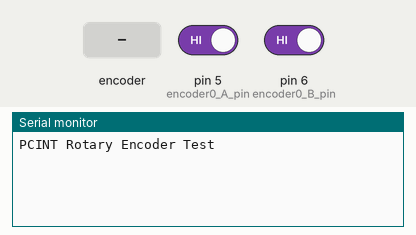
This sketch was run on a simulated Arduino Uno, built with avr-gcc and run on an emulated ATmega328P. Shown: the last lines printed to the serial monitor. The test bench sets the inputs (shaded band); at power-on: pin 5 (encoder0_A_pin) HIGH, pin 6 (encoder0_B_pin) HIGH.

Above: at 1.2 s.
1.3 s: rotary encoder on pin 5 (encoder0_A_pin) / pin 6 (encoder0_B_pin) turned 1 step (first pin leading)
At 2.1 s:
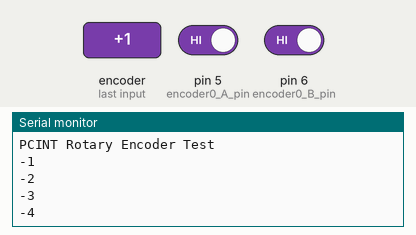
3.0 s: rotary encoder on pin 5 (encoder0_A_pin) / pin 6 (encoder0_B_pin) turned 1 step (first pin leading)
At 4.6 s:
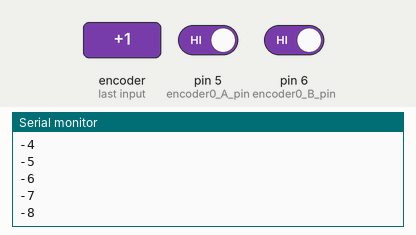
Timing chart, 0 to 6.1 s (numbered marks = the images above; inputs shaded):
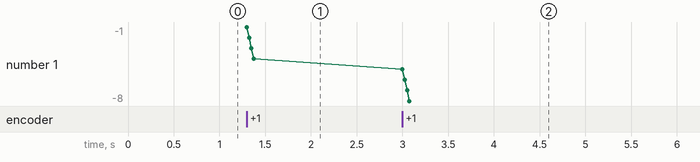

Measured:
- after the input at 1.3 s, the serial monitor: prints a new line at once (image 1)
- after the input at 3.0 s, the serial monitor: prints a new line at once (image 2)
- plotted number 1: -4 → -8 after the input at 3.0 s

The sketch:

encoder_interrupt_test.ino
```cpp
// (licence header left out)
/* Using pin change interrupts
 *
 */

#include "PinChangeInterrupt.h"

#define encoder0_A_pin 5
#define encoder0_B_pin 6

volatile int16_t encoder0_pos = 0;
uint8_t encoder0_A_in = 0;
uint8_t encoder0_B_in = 0;

bool changed = false;

void encoder0_A_ISR() {
    encoder0_A_in ^ encoder0_B_in ? encoder0_pos++ : encoder0_pos--;
    encoder0_A_in = digitalRead(encoder0_A_pin);
    changed = true;
}

void encoder0_B_ISR() {
    encoder0_B_in = digitalRead(encoder0_B_pin);
    encoder0_B_in ^ encoder0_A_in ? encoder0_pos++ : encoder0_pos--;
    changed = true;
}

void setup() {
    pinMode(encoder0_A_pin, INPUT);
    pinMode(encoder0_B_pin, INPUT);
    attachPCINT(digitalPinToPCINT(encoder0_A_pin), encoder0_A_ISR, CHANGE);
    attachPCINT(digitalPinToPCINT(encoder0_B_pin), encoder0_B_ISR, CHANGE);
    Serial.begin(9600);
    Serial.println("PCINT Rotary Encoder Test");
}

void loop() {
    if (changed) {
        Serial.println(encoder0_pos);
        changed = false;
    }
}
```
